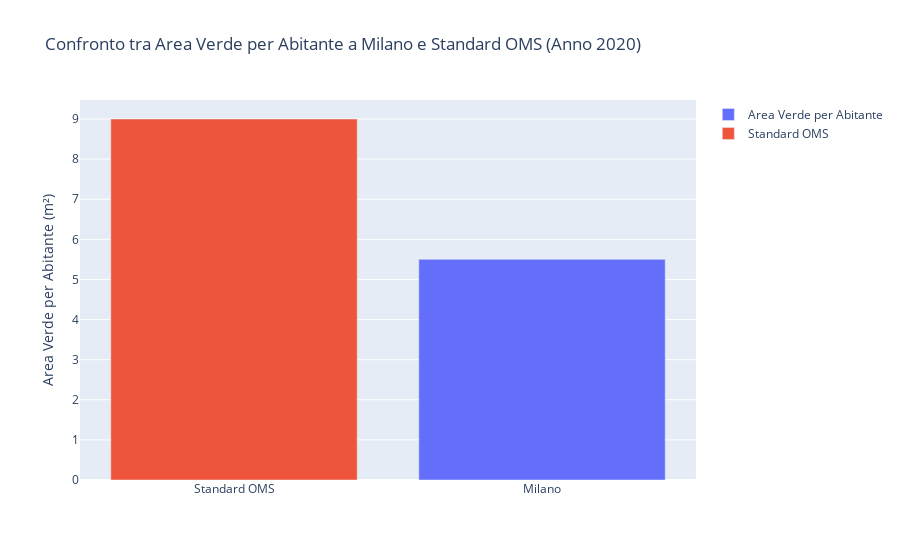

Notebook code for this chart:
### Markdown cell above
Nel grafico soprastante è presente un confronto di quali inquinanti siano più monitorati dalle varie stazioni metereologiche. Si può notare come il NO2 sia l'inquinante più monitorato, seguito dal PM10 e dalla CO.

### Code cell
from rdflib import Graph
import plotly.graph_objects as go

# Query SPARQL per ottenere la somma totale dell'area delle aree verdi
query_area_verde = """
PREFIX sso: <http://www.semanticweb.org/aria-ontology-cb-dn/ontology/>
SELECT (SUM(?area) AS ?areaTotale)
WHERE {
    ?comune sso:haAreaVerde ?areaVerde .
    ?areaVerde sso:area ?area .
}
"""

# Esegui la query e ottieni il risultato
result_area_verde = g.query(query_area_verde)

# Estrai il valore numerico dell'area totale
area_totale_aree_verdi = 0
for row in result_area_verde:
    area_totale_aree_verdi = row.areaTotale.toPython()

# Query SPARQL per ottenere la popolazione di Milano per un anno specifico (es. 2020)
query_popolazione = """
PREFIX sso: <http://www.semanticweb.org/aria-ontology-cb-dn/ontology/>
SELECT (SUM(?popolazione) AS ?popolazioneTotale)
WHERE {
    ?comune sso:haPopolazione ?popNode .
    ?popNode sso:anno "2020"^^<http://www.w3.org/2001/XMLSchema#gYear> ;
             sso:totalePopolazione ?popolazione .
}
"""

# Esegui la query e ottieni il risultato
result_popolazione = g.query(query_popolazione)

popolazione_totale_milano = 0
for row in result_popolazione:
    popolazione_totale_milano = row.popolazioneTotale.toPython()

# Calcolo dell'area verde per abitante
area_verde_per_abitante = area_totale_aree_verdi / popolazione_totale_milano if popolazione_totale_milano > 0 else 0

# Standard OMS per area verde per abitante (9 m²)
standard_oms = 9

# Creazione del grafico
fig = go.Figure(data=[
    go.Bar(name='Area Verde per Abitante', x=['Milano'], y=[area_verde_per_abitante]),
    go.Bar(name='Standard OMS', x=['Standard OMS'], y=[standard_oms])
])

fig.update_layout(title='Confronto tra Area Verde per Abitante a Milano e Standard OMS (Anno 2020)',
                  yaxis_title='Area Verde per Abitante (m²)',
                  xaxis={'categoryorder':'total descending'})

# Mostra il grafico
fig.show()

### Figure 1 — Plotly figure (JSON) as saved in the notebook; plotly's stock layout.template omitted (floating-point values rounded to 4 significant figures)
{"data": [{"name": "Area Verde per Abitante", "type": "bar", "x": ["Milano"], "y": [5.502]}, {"name": "Standard OMS", "type": "bar", "x": ["Standard OMS"], "y": [9]}], "layout": {"title": {"text": "Confronto tra Area Verde per Abitante a Milano e Standard OMS (Anno 2020)"}, "xaxis": {"categoryorder": "total descending"}, "yaxis": {"title": {"text": "Area Verde per Abitante (m²)"}}}}
